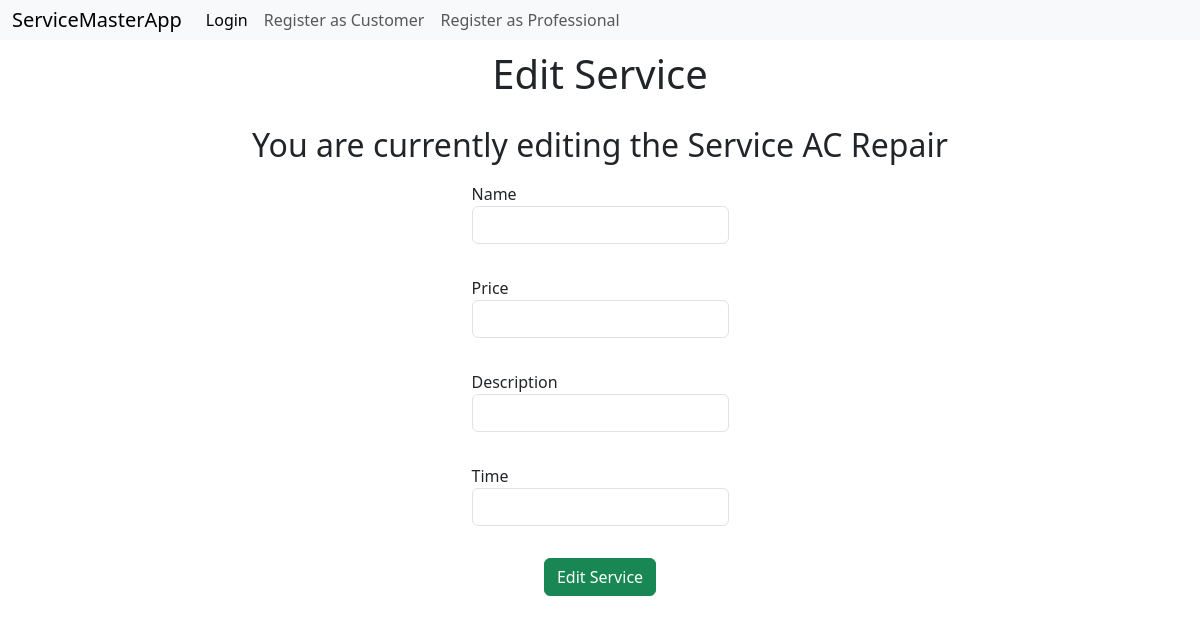
Page /services/1/edit (signed in) on the earlier database version.
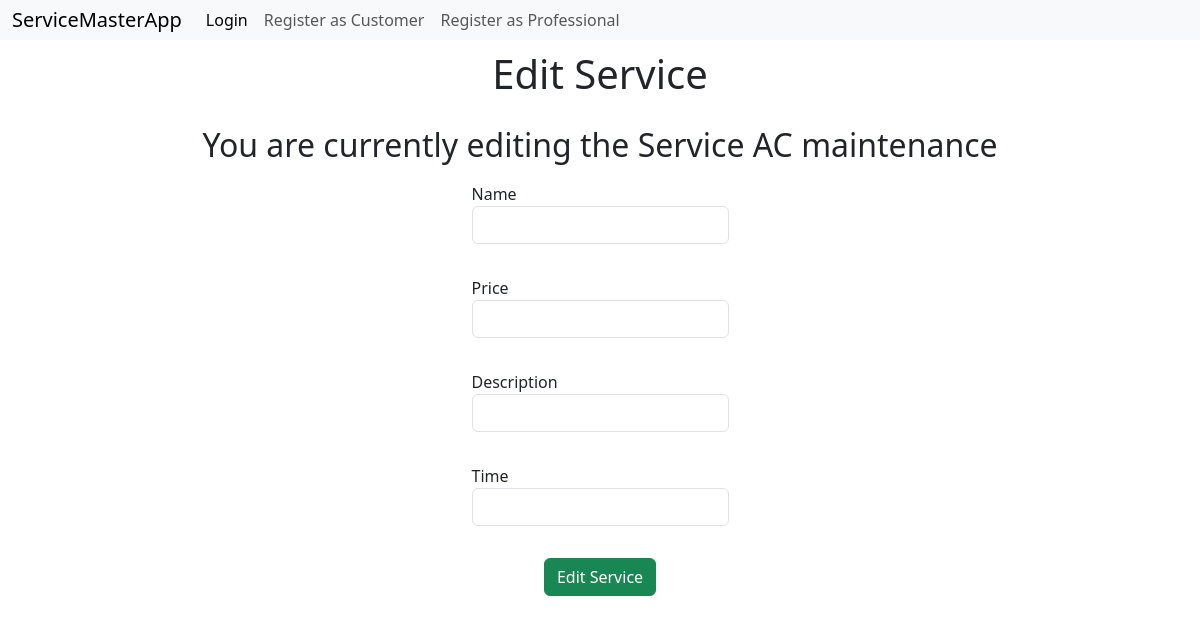
Same page on the later database version.
### models.py (models this page shows, shortened)
class Service(db.Model):
    __tablename__='service'
    id=db.Column(db.Integer,primary_key=True)
    name=db.Column(db.String(32),nullable=False)
    price=db.Column(db.Integer, nullable=False)
    description=db.Column(db.String(512), nullable=False)
    time=db.Column(db.Integer,nullable=False)

### routes.py (the view)
@app.route('/services/<int:service_id>/edit')
@auth_required
def edit_service(service_id):
    return render_template('services/editservice.html', service=Service.query.get(service_id))

### routes.py (called while the page is built)
def auth_required(func):
    @wraps(func)
    def inner(*args, **kwargs):
        if 'user_id' not in session:
            flash('Please Login')
            return redirect(url_for('login'))
        return func(*args, **kwargs)
    return inner

### templates/services/editservice.html (shortened to what this page needs)
{% extends 'layout.html' %}
{% block content %}
    <h1>Edit Service</h1>
    <h2>You are currently editing the Service {{service.name}}</h2>
    <form  method="post" class="form">
    <label for="servicename" class="form-label">Name
    <input type="text" name="servicename" id="servicename" class="form-control" required>
    </label>
    <br>
    <label for="serviceprice" class="form-label">Price
    <input type="text" name="serviceprice" id="serviceprice" class="form-control" required>
    </label>
    <br>
    <label for="servicedescription" class="form-label">Description
    <input type="text" name="servicedescription" id="servicedescription" class="form-control" required>
    </label>
    <br>
    <label for="servicetime" class="form-label">Time
    <input type="text" name="servicetime" id="servicetime" class="form-control" required>
    </label>
    <br>
    <input type="submit" value="Edit Service" class="btn btn-success">
    </form>
{% endblock %}

Differences in the rows shown:
changed Service: name "AC Repair" → "AC maintenance"
